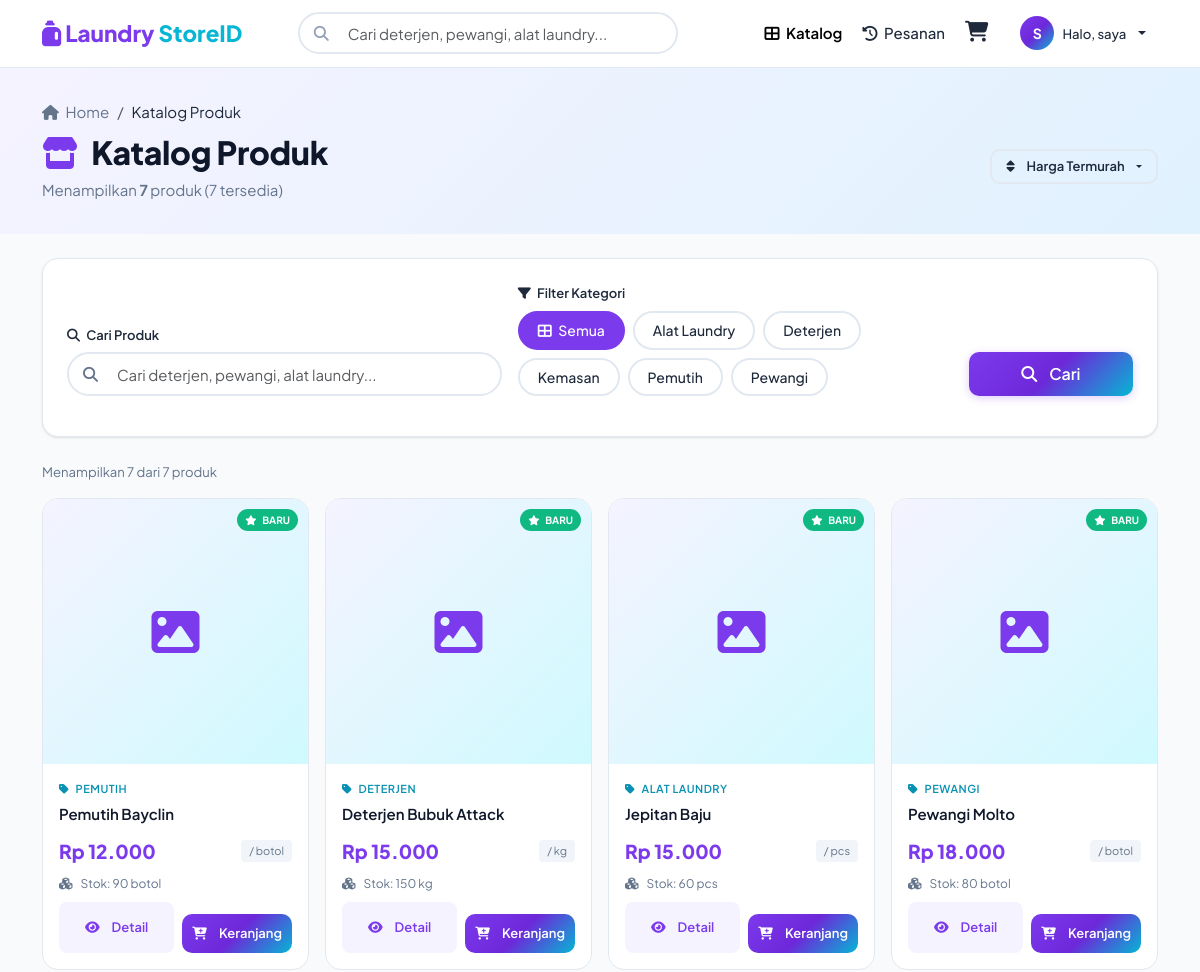
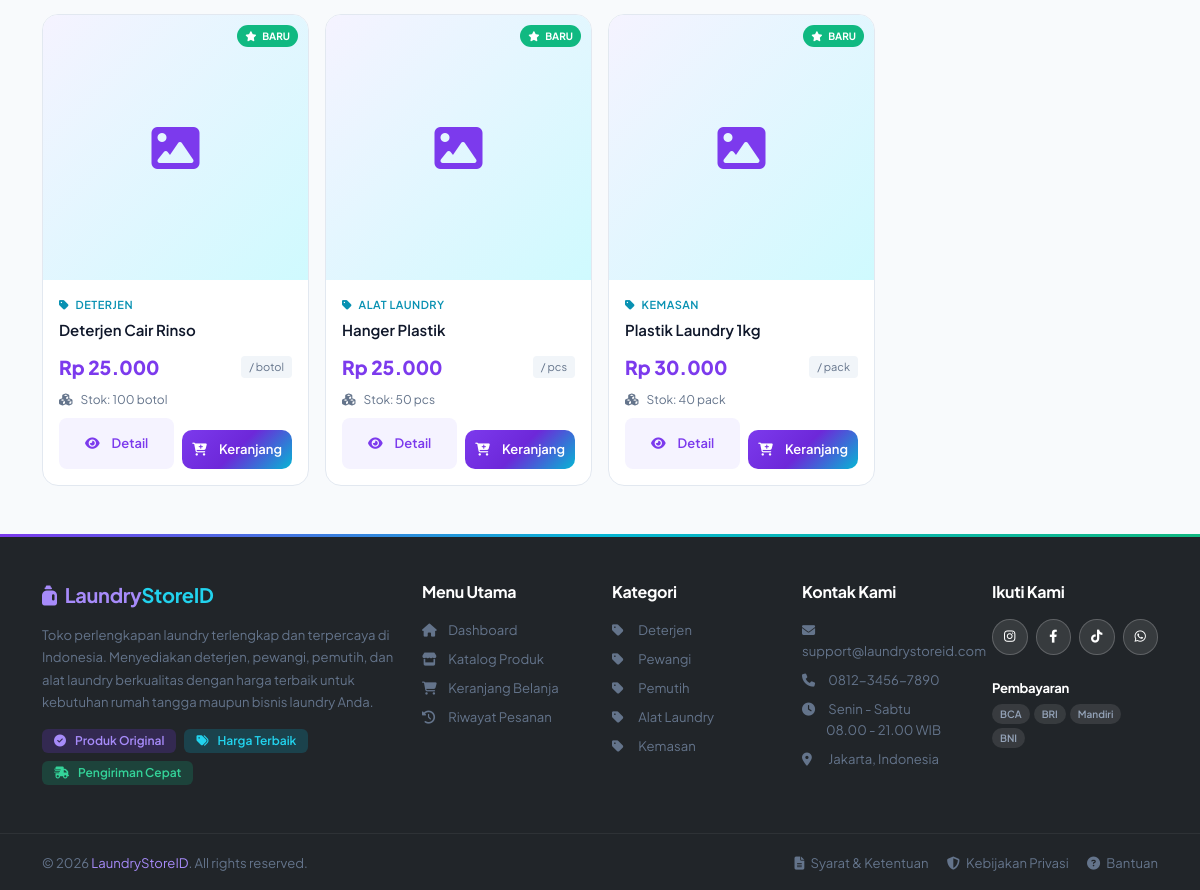
Page /user/produk.php?sort=termurah&page=1 (signed in) on the committed database (2 pictures, top to bottom).
### tables this page shows
CREATE TABLE `kategori` (
  `id` int NOT NULL,
  `nama_kategori` varchar(100) NOT NULL
);

CREATE TABLE `produk` (
  `id` int NOT NULL,
  `nama_produk` varchar(150) NOT NULL,
  `deskripsi` text,
  `harga` decimal(10,2) NOT NULL,
  `stok` int DEFAULT '0',
  `satuan` varchar(50) DEFAULT NULL,
  `gambar` varchar(255) DEFAULT 'default.jpg',
  `id_kategori` int DEFAULT NULL,
  `created_at` timestamp NULL DEFAULT CURRENT_TIMESTAMP
);

### user/produk.php (the view, shortened to what the rows shown need)
<?php
require_once '../config/db.php';
include '../includes/header.php';
$stmt_kategori = $pdo->query("SELECT * FROM kategori ORDER BY nama_kategori");
$kategori_list = $stmt_kategori->fetchAll();
$where_clause = "WHERE 1=1";
$params = [];
$selected_kategori = isset($_GET['kategori']) ? $_GET['kategori'] : '';
$search_query = isset($_GET['search']) ? $_GET['search'] : '';
$sort_by = isset($_GET['sort']) ? $_GET['sort'] : 'terbaru';
$order_clause = "ORDER BY p.created_at DESC";
switch ($sort_by) {
    case 'termurah':
        $order_clause = "ORDER BY p.harga ASC";
        break;
}
$sql = "SELECT p.*, k.nama_kategori,
               COALESCE(SUM(dp.jumlah), 0) as total_terjual
        FROM produk p
        LEFT JOIN kategori k ON p.id_kategori = k.id
        LEFT JOIN detail_pesanan dp ON p.id = dp.id_produk
        $where_clause
        GROUP BY p.id
        $order_clause";
$stmt = $pdo->prepare($sql);
$stmt->execute($params);
$produk_list = $stmt->fetchAll();
$per_page = 12;
$current_page = isset($_GET['page']) ? max(1, (int)$_GET['page']) : 1;
$offset = ($current_page - 1) * $per_page;
$sql_paginated = $sql . " LIMIT $per_page OFFSET $offset";
$stmt = $pdo->prepare($sql_paginated);
$stmt->execute($params);
$produk_list = $stmt->fetchAll();
?>
<div style="background: linear-gradient(135deg, #F5F3FF, #E0F2FE); padding: 32px 0;">
    <div class="container">
        <div class="d-flex justify-content-between align-items-center">
            <div>
                <h2 class="fw-800 mb-1">
                    <i class="fas fa-store me-2" style="color: var(--color-primary);"></i>
                    Katalog Produk
                </h2>
            </div>
        </div>
    </div>
</div>
<div class="container mt-4">
    <div class="card" style="border-radius: var(--radius-lg); border: 1px solid var(--color-border);">
        <div class="card-body">
            <form method="GET" action="" id="filterForm">
                <div class="row g-3 align-items-end">
                    <div class="col-lg-5">
                        <div class="d-flex flex-wrap gap-2 filter-pills-wrapper" style="padding-top: 2px;">
                            <a href="?<?php echo $search_query != '' ? 'search=' . urlencode($search_query) . '&' : ''; ?>sort=<?php echo $sort_by; ?>"
                               class="filter-pill <?php echo $selected_kategori == '' ? 'active' : ''; ?>">
                                <i class="fas fa-th-large me-1"></i> Semua
                            </a>
                            <?php foreach ($kategori_list as $kat): ?>
                            <a href="?kategori=<?php echo $kat['id']; ?><?php echo $search_query != '' ? '&search=' . urlencode($search_query) : ''; ?>&sort=<?php echo $sort_by; ?>"
                               class="filter-pill <?php echo $selected_kategori == $kat['id'] ? 'active' : ''; ?>">
                                <?php echo $kat['nama_kategori']; ?>
                            </a>
                            <?php endforeach; ?>
                        </div>
                    </div>
                </div>
            </form>
        </div>
    </div>
</div>
<div class="container mt-4 mb-5">
    <?php if (count($produk_list) > 0): ?>
    <div class="row g-3">
        <?php foreach ($produk_list as $produk): ?>
        <div class="col-6 col-md-4 col-lg-3" data-filter-item data-category="<?php echo $produk['id_kategori']; ?>">
            <div class="product-card animate-slide-up">
                <div class="product-card-img-wrapper">
                    <?php if ($produk['gambar']): ?>
                    <div class="product-card-img-placeholder" style="display: none;">
                        <i class="fas fa-image"></i>
                    </div>
                    <?php else: ?>
                    <div class="product-card-img-placeholder">
                        <i class="fas fa-box-open"></i>
                    </div>
                    <?php endif; ?>
                    <?php if (strtotime($produk['created_at']) > strtotime('-7 days')): ?>
                    <span style="position: absolute; top: 10px; right: 10px; background: var(--color-success); color: white; font-size: 10px; font-weight: 700; padding: 3px 8px; border-radius: 100px; z-index: 2;">
                        <i class="fas fa-star me-1"></i> BARU
                    </span>
                    <?php endif; ?>
                </div>
                <div class="product-card-body">
                    <?php if ($produk['nama_kategori']): ?>
                    <div class="product-category-label">
                        <i class="fas fa-tag me-1"></i> <?php echo $produk['nama_kategori']; ?>
                    </div>
                    <?php endif; ?>
                    <a href="detail_produk.php?id=<?php echo $produk['id']; ?>" class="text-decoration-none">
                        <div class="product-name">
                            <?php echo $produk['nama_produk']; ?>
                        </div>
                    </a>
                    <div class="product-price-row">
                        <span class="product-price-main">
                            Rp <?php echo number_format($produk['harga'], 0, ',', '.'); ?>
                        </span>
                        <span class="product-price-unit">
                            / <?php echo $produk['satuan']; ?>
                        </span>
                    </div>
                    <div class="product-stock-info mt-1">
                        <i class="fas fa-cubes me-1"></i>
                        Stok: <?php echo $produk['stok']; ?> <?php echo $produk['satuan']; ?>
                    </div>
                    <div class="d-flex gap-2 mt-2">
                        <a href="detail_produk.php?id=<?php echo $produk['id']; ?>"
                           class="btn btn-sm flex-grow-1"
                           style="background: var(--color-primary-50); color: var(--color-primary); border-radius: 8px; font-weight: 600; font-size: 13px;">
                            <i class="fas fa-eye me-1"></i> Detail
                        </a>
                        <?php if ($produk['stok'] > 0): ?>
                        <form method="POST" action="keranjang.php">
                            <button type="submit" class="btn btn-add-cart flex-grow-1" style="font-size: 13px;">
                                <i class="fas fa-cart-plus me-1"></i> Keranjang
                            </button>
                        </form>
                        <?php else: ?>
                        <button class="btn btn-sm flex-grow-1" disabled style="background: #F1F5F9; color: #94A3B8; border-radius: 8px; font-size: 13px;">
                            <i class="fas fa-times-circle me-1"></i> Habis
                        </button>
                        <?php endif; ?>
                    </div>
                </div>
            </div>
        </div>
        <?php endforeach; ?>
    </div>
    <?php endif; ?>
</div>
<?php include '../includes/footer.php'; ?>

### includes/footer.php (shortened to what the rows shown need)
    </div>
    <?php if (strpos($_SERVER['PHP_SELF'], '/admin/') === false): ?>
    <footer class="bg-dark text-white mt-5">
        <div class="container py-5">
            <div class="row g-4">
                <div class="col-lg-2 col-md-4">
                    <ul class="list-unstyled small">
                        <?php
                        if (isset($pdo)) {
                            try {
                                $stmt_footer = $pdo->query("SELECT * FROM kategori LIMIT 5");
                                $footer_kategori = $stmt_footer->fetchAll();
                                foreach ($footer_kategori as $kat):
                        ?>
                        <li class="mb-2">
                            <a href="<?php echo $base_path; ?>/user/produk.php?kategori=<?php echo $kat['id']; ?>" class="text-muted text-decoration-none footer-link">
                                <i class="fas fa-tag me-2" style="width: 16px;"></i> <?php echo $kat['nama_kategori']; ?>
                            </a>
                        </li>
                        <?php
                                endforeach;
                            } catch (Exception $e) {
                        ?>
                        <li class="mb-2"><span class="text-muted"><i class="fas fa-tag me-2"></i> Deterjen</span></li>
                        <li class="mb-2"><span class="text-muted"><i class="fas fa-tag me-2"></i> Pewangi</span></li>
                        <li class="mb-2"><span class="text-muted"><i class="fas fa-tag me-2"></i> Pemutih</span></li>
                        <li class="mb-2"><span class="text-muted"><i class="fas fa-tag me-2"></i> Alat Laundry</span></li>
                        <?php } ?>
                        <?php } ?>
                    </ul>
                </div>
            </div>
        </div>
    </footer>
    <?php endif; ?>
</body>
</html>

### rows in the picture
kategori: nama_kategori "Alat Laundry"
kategori: nama_kategori "Deterjen"
kategori: nama_kategori "Kemasan"
kategori: nama_kategori "Pemutih"
kategori: nama_kategori "Pewangi"
produk: shows "BARU", id_kategori.nama_kategori "PEMUTIH", nama_produk "Pemutih Bayclin", harga "12.000", satuan "botol", stok "90"
produk: shows "BARU", id_kategori.nama_kategori "DETERJEN", nama_produk "Deterjen Bubuk Attack", harga "15.000", satuan "kg", stok "150"
produk: shows "BARU", id_kategori.nama_kategori "ALAT LAUNDRY", nama_produk "Jepitan Baju", harga "15.000", satuan "pcs", stok "60"
produk: shows "BARU", id_kategori.nama_kategori "PEWANGI", nama_produk "Pewangi Molto", harga "18.000", satuan "botol", stok "80"
produk: shows "BARU", id_kategori.nama_kategori "DETERJEN", nama_produk "Deterjen Cair Rinso", harga "25.000", satuan "botol", stok "100"
produk: shows "BARU", id_kategori.nama_kategori "ALAT LAUNDRY", nama_produk "Hanger Plastik", harga "25.000", satuan "pcs", stok "50"
produk: shows "BARU", id_kategori.nama_kategori "KEMASAN", nama_produk "Plastik Laundry 1kg", harga "30.000", satuan "pack", stok "40"

### other values in the picture
substr($_SESSION['nama'], 0, 1) "S"
$nama_depan "saya"
$total_produk "7"
$produk_tersedia "7"
count($produk_list) "7"
